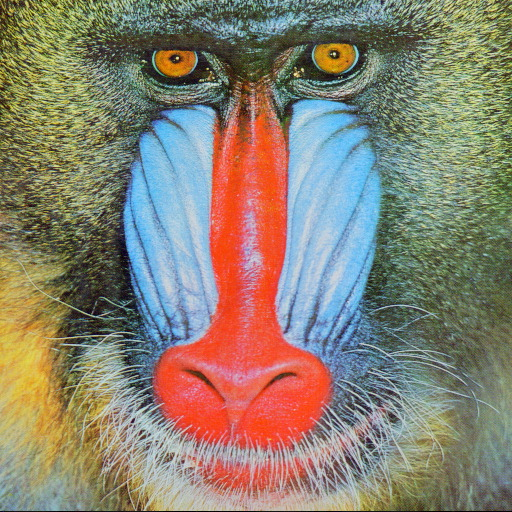
%> input picture baboon.jpg, 512 x 512 px
$ octave Day02_PracticalSession_SS.m   (GNU Octave 9; MATLAB toolbox functions it lacks are replaced by stand-ins)
%> lines starting %> are read from the running program, lines starting %| are printed output that depends on the picture
### spm_hrf.m
function [hrf,p] = spm_hrf(RT,P)
% Returns a hemodynamic response function
% FORMAT [hrf,p] = spm_hrf(RT,[p])
% RT   - scan repeat time
% p    - parameters of the response function (two gamma functions)
%
%                                                     defaults
%                                                    (seconds)
%   p(1) - delay of response (relative to onset)         6
%   p(2) - delay of undershoot (relative to onset)      16
%   p(3) - dispersion of response                        1
%   p(4) - dispersion of undershoot                      1
%   p(5) - ratio of response to undershoot               6
%   p(6) - onset (seconds)                               0
%   p(7) - length of kernel (seconds)                   32
%
% hrf  - hemodynamic response function
% p    - parameters of the response function
%__________________________________________________________________________
% Copyright (C) 2008 Wellcome Trust Centre for Neuroimaging

% Karl Friston
% $Id: spm_hrf.m 3716 2010-02-08 13:58:09Z karl $


% global parameter
%--------------------------------------------------------------------------
try
    fMRI_T = spm_get_defaults('stats.fmri.t');
catch
    fMRI_T = 16;
end

% default parameters
%--------------------------------------------------------------------------
p   = [6 16 1 1 6 0 32];
if nargin > 1
    p(1:length(P)) = P;
end

% modelled hemodynamic response function - {mixture of Gammas}
%--------------------------------------------------------------------------
dt  = RT/fMRI_T;
u   = [0:(p(7)/dt)] - p(6)/dt;
hrf = spm_Gpdf(u,p(1)/p(3),dt/p(3)) - spm_Gpdf(u,p(2)/p(4),dt/p(4))/p(5);
hrf = hrf([0:(p(7)/RT)]*fMRI_T + 1);
hrf = hrf'/sum(hrf);

### spm_Gpdf.m
function f = spm_Gpdf(x,h,l)
% Probability Density Function (PDF) of Gamma distribution
% FORMAT f = spm_Gpdf(x,h,l)
%
% x - Gamma-variate   (Gamma has range [0,Inf) )
% h - Shape parameter (h>0)
% l - Scale parameter (l>0)
% f - PDF of Gamma-distribution with shape & scale parameters h & l
%__________________________________________________________________________
%
% spm_Gpdf implements the Probability Density Function of the Gamma
% distribution.
%
% Definition:
%--------------------------------------------------------------------------
% The PDF of the Gamma distribution with shape parameter h and scale l
% is defined for h>0 & l>0 and for x in [0,Inf) by: (See Evans et al.,
% Ch18, but note that this reference uses the alternative
% parameterisation of the Gamma with scale parameter c=1/l)
%
%           l^h * x^(h-1) exp(-lx)
%    f(x) = ----------------------
%                   gamma(h)
%
% Variate relationships: (Evans et al., Ch18 & Ch8)
%--------------------------------------------------------------------------
% For natural (strictly +ve integer) shape h this is an Erlang distribution.
%
% The Standard Gamma distribution has a single parameter, the shape h.
% The scale taken as l=1.
%
% The Chi-squared distribution with v degrees of freedom is equivalent
% to the Gamma distribution with scale parameter 1/2 and shape parameter v/2.
%
% Algorithm:
%--------------------------------------------------------------------------
% Direct computation using logs to avoid roundoff errors.
%
% References:
%--------------------------------------------------------------------------
% Evans M, Hastings N, Peacock B (1993)
%       "Statistical Distributions"
%        2nd Ed. Wiley, New York
%
% Abramowitz M, Stegun IA, (1964)
%       "Handbook of Mathematical Functions"
%        US Government Printing Office
%
% Press WH, Teukolsky SA, Vetterling AT, Flannery BP (1992)
%       "Numerical Recipes in C"
%        Cambridge
%__________________________________________________________________________
% Copyright (C) 1993-2011 Wellcome Trust Centre for Neuroimaging

% Andrew Holmes
% $Id: spm_Gpdf.m 4182 2011-02-01 12:29:09Z guillaume $


%-Format arguments, note & check sizes
%--------------------------------------------------------------------------
if nargin<3, error('Insufficient arguments'), end

ad = [ndims(x);ndims(h);ndims(l)];
rd = max(ad);
as = [[size(x),ones(1,rd-ad(1))];...
      [size(h),ones(1,rd-ad(2))];...
      [size(l),ones(1,rd-ad(3))]];
rs = max(as);
xa = prod(as,2)>1;
if sum(xa)>1 && any(any(diff(as(xa,:)),1))
    error('non-scalar args must match in size');
end

%-Computation
%--------------------------------------------------------------------------
%-Initialise result to zeros
f = zeros(rs);

%-Only defined for strictly positive h & l. Return NaN if undefined.
md = ( ones(size(x))  &  h>0  &  l>0 );
if any(~md(:))
    f(~md) = NaN;
    warning('Returning NaN for out of range arguments');
end

%-Degenerate cases at x==0: h<1 => f=Inf; h==1 => f=l; h>1 => f=0
ml = ( md  &  x==0  &  h<1 );
f(ml) = Inf;
ml = ( md  &  x==0  &  h==1 ); if xa(3), mll=ml; else mll=1; end
f(ml) = l(mll);

%-Compute where defined and x>0
Q  = find( md  &  x>0 );
if isempty(Q), return, end
if xa(1), Qx=Q; else Qx=1; end
if xa(2), Qh=Q; else Qh=1; end
if xa(3), Ql=Q; else Ql=1; end

%-Compute
f(Q) = exp( (h(Qh)-1).*log(x(Qx)) +h(Qh).*log(l(Ql)) - l(Ql).*x(Qx)...
        -gammaln(h(Qh)) );

### Day02_PracticalSession_SS.m
%% Verify that the power spectrum of an impulse function is white.
clear
close all
clc

srate = 100;

% (a) Generate a hrf function
hrf=spm_hrf(0.01);


% (b) a vector of periodic binary events,
events_periodic = zeros(50000,1);
eventpos = 1:1000:50000;
events_periodic(eventpos) = 1;

% (c) a vector with randomly binary events.
events_rand = zeros(50000,1);
events_rand(1:50,1) = 1;
events_rand(:,2) =rand(50000,1);
events_rand = sortrows(events_rand,2);
events_rand(:,2) = [];

%Plot a, b, c in a row.
figure
subplot(331)
plot(hrf)
hold on
subplot(332)
plot(events_periodic)
subplot(333)
plot(events_rand)

datp = 2^nextpow2(50000);

% Compute their Fourier transform
fft_hrf = fft(hrf,datp);
fft_per = fft(events_periodic,datp);
fft_rand = fft(events_rand,datp);

%and plot their power spectra below, so that you
% have 6 figures organized as a 2 by 3 matrix.

freq = linspace(0,50,(length(fft_hrf)/2+1))';
freqhrf = linspace(0,50,(length(fft_hrf)/2+1))';
hz =  min(find(freq>=0.2));
hzhrf = min(find(freqhrf>=0.2));

subplot(334)
plot(freqhrf(1:hzhrf),abs(fft_hrf(1:hzhrf)))
subplot(335)
plot(freq(1:hz),abs(fft_per(1:hz)))
subplot(336)
plot(freq(1:hz),abs(fft_rand(1:hz)))

fft_mult_per = fft_per.*fft_hrf;
fft_mult_rand = fft_rand.*fft_hrf;

subplot(337)
plot(freq(1:hz),abs(fft_mult_per(1:hz)),'r')
hold on
plot(freq(1:hz),abs(fft_mult_rand(1:hz)),'g')

ifft_mult_per= ifft(fft_mult_per);
ifft_mult_rand= ifft(fft_mult_rand);

subplot(338)
plot(ifft_mult_per(1:50000))

subplot(339)
plot(ifft_mult_rand(1:50000))
hold on
plot(conv(events_rand,hrf),'*r')
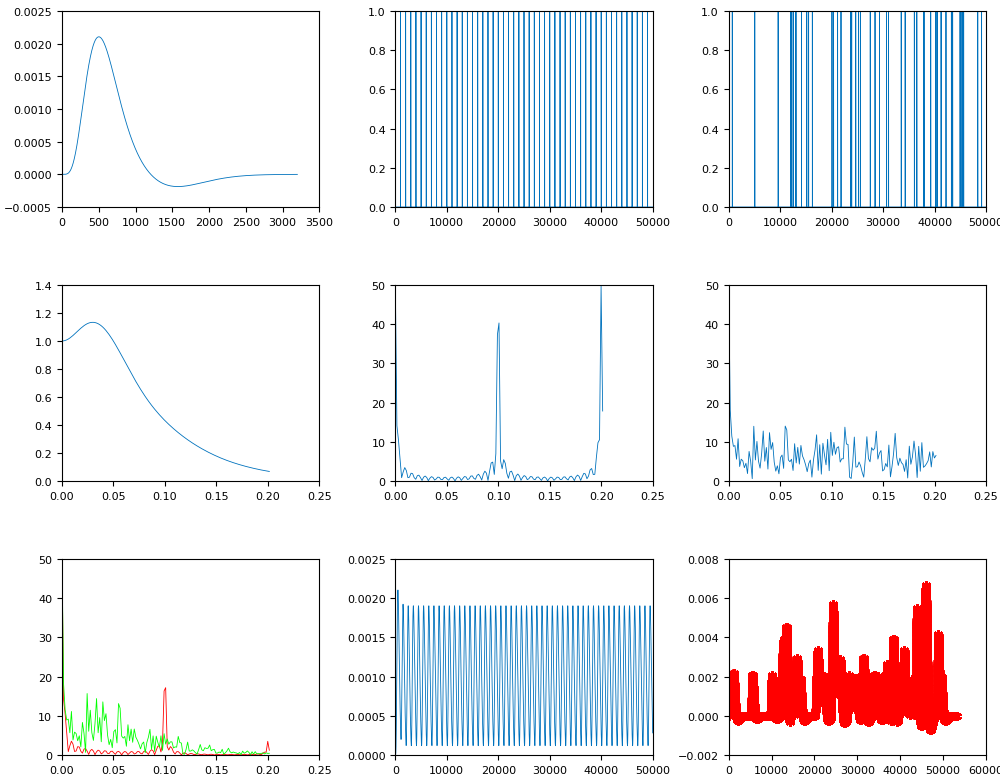
%> figure redrawn from the program's plot data, 9 panels; panel 1: curve peaks at x = 501, y = 0.00211; panel 2: curve peaks at x = 1, y = 1; panel 3: curve peaks at x = 42, y = 1; panel 4: curve peaks at x = 0.0305, y = 1.13

%% 2D Fourier transform
%In order to understand the k-space we need to get familiar with the 2D
%Fourier transform and get an intuitive feeling of the information that
%are represented by different Fourier components.
%Let's compute the 2D Fourier transform of the baboon picture with fft2()
%after transforming it to grayscale.
%You should
%observe some interesting points when you
%visualize its power spectra. Apply fftshift() to the Fourier
%transform and also visualize in the log10 scale.


baboon = imread('baboon.jpg');
%> baboon is the input picture: size 512x512x3 uint8; mean R, G, B 137.1, 129.1, 112.9
graybab = rgb2gray(baboon);
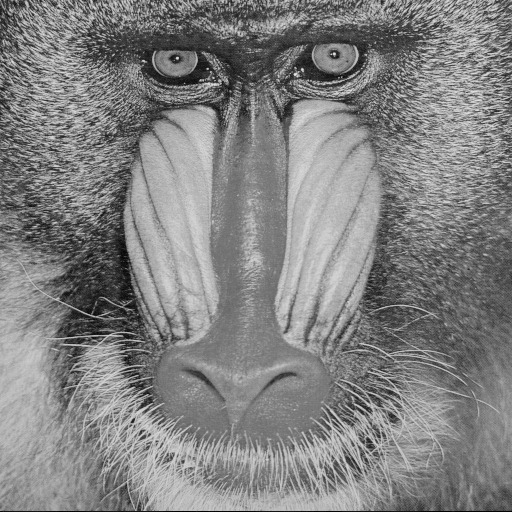
%> graybab: size 512x512 uint8; min 0, max 234, mean 129.7
figure
imagesc(graybab)
colormap(gray)
fft_baboon = fft2(graybab);
figure
imagesc(fftshift(log10(abs(fft_baboon))));
colormap(gray)
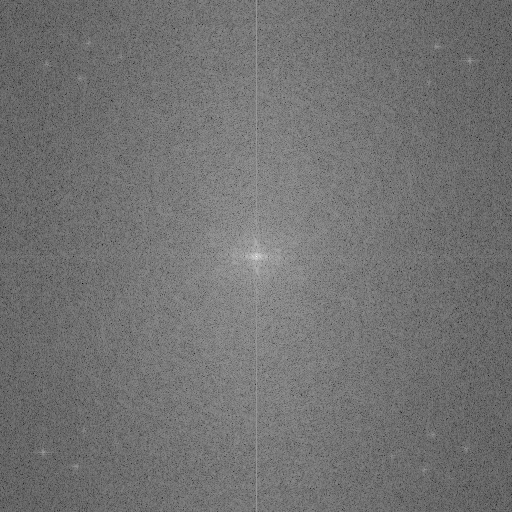
%> displayed picture: size 512x512x3, on the screen's scale of 0 to 255; min 0, max 255, mean 114.1


% How this power spectra compares to the power spectra of a random image.
% Create a image consisting of random numbers the same size as baboon
% image, and visualize its power spectra.

rand_im = rand(size(graybab));
figure
subplot(121)
imagesc(rand_im)
colormap(gray)
fft_rand_im = fft2(rand_im);
subplot(122)
imagesc(fftshift(log10(abs(rand_im))));
colormap(gray)
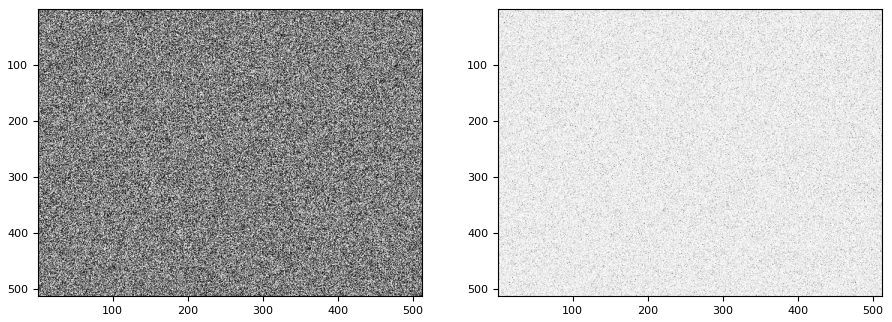
%> figure redrawn from the program's plot data, 2 panels

%We would like to mask
%(make it equal to zero) different Fourier components and inverse transform
%back to the pixel space in order to see the contribution of different
%spatial frequencies. First of all let's zero the central part in the
%Fourier space. It would be very nice if you could create a function
%that returns you a mask with relevant parameters i.e. diameter.
rad = 30;
ci = [256,256,rad];
imageSize = size(graybab);
%> imageSize = [512 512]
[xx,yy] = ndgrid((1:imageSize(1))-ci(1),(1:imageSize(2))-ci(2));
mask = (xx.^2 + yy.^2)<ci(3)^2;
mask = ~mask;
mask = +mask;
maskedbab = fftshift(log10(abs(fft_baboon))).*mask;
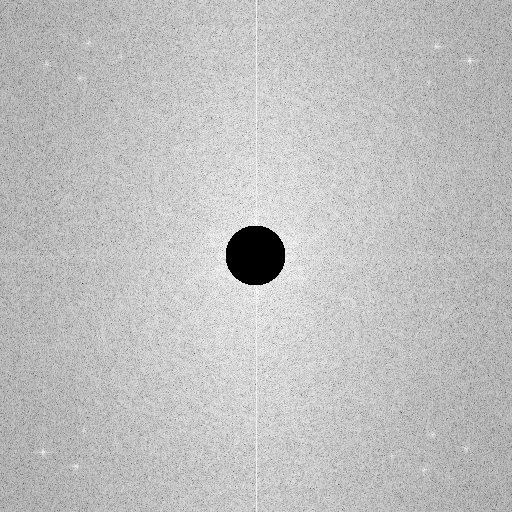
%> maskedbab: size 512x512 double; min 0, max 5.07, mean 3.81; drawn with min black and max white
mbab = fftshift(fft_baboon) .*mask;
figure
subplot(142)
imagesc(maskedbab)
colormap(gray)

ifft_mbab = ifft2(fftshift(mbab));
subplot(143)
imagesc(real(ifft_mbab))
colormap(gray)

subplot(141)
imagesc(graybab)
% colorbar(gray)

mask = ~mask;
mask = +mask;
maskedbab = fftshift(log10(abs(fft_baboon))).*mask;
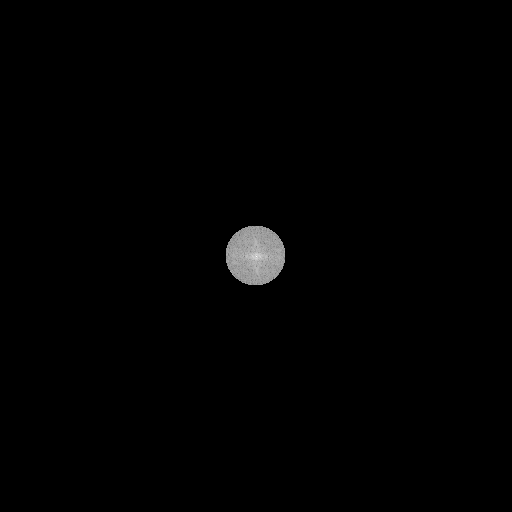
%> maskedbab: size 512x512 double; min 0, max 7.53, mean 0.0511; drawn with min black and max white
mbab = fftshift(fft_baboon) .*mask;
ifft_mbab = ifft2(fftshift(mbab));

subplot(144)
imagesc(real(ifft_mbab))
colormap(gray)
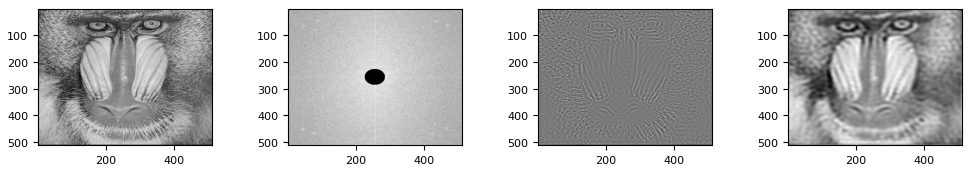
%> figure redrawn from the program's plot data, 4 panels

% We were focusing a lot on the amplitudes so far, what about the phase
% information? What is the effect of destroying the phase information? So
% let's create random phases and mix them with the amplitude information of
% that we have in the Fourier space, and inverse it back to the pixel
% space. What do you see?
